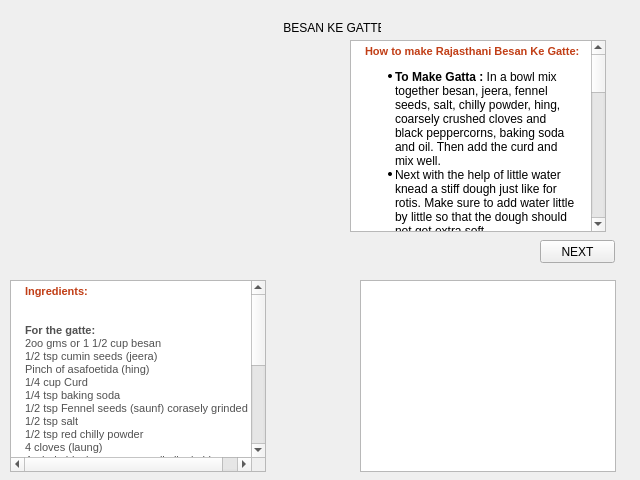
<?xml version="1.0" encoding="UTF-8"?>
<ui version="4.0">
 <class>Sabgis</class>
 <widget class="QWidget" name="Sabgis">
  <property name="geometry">
   <rect>
    <x>0</x>
    <y>0</y>
    <width>640</width>
    <height>480</height>
   </rect>
  </property>
  <property name="windowTitle">
   <string>Form</string>
  </property>
  <widget class="QLabel" name="label">
   <property name="geometry">
    <rect>
     <x>280</x>
     <y>20</y>
     <width>101</width>
     <height>16</height>
    </rect>
   </property>
   <property name="text">
    <string> BESAN KE GATTE</string>
   </property>
  </widget>
  <widget class="QLabel" name="label_2">
   <property name="geometry">
    <rect>
     <x>20</x>
     <y>50</y>
     <width>241</width>
     <height>231</height>
    </rect>
   </property>
   <property name="text">
    <string/>
   </property>
   <property name="pixmap">
    <pixmap>../../Required Images/besan.jpg</pixmap>
   </property>
  </widget>
  <widget class="QTextBrowser" name="textBrowser">
   <property name="geometry">
    <rect>
     <x>10</x>
     <y>280</y>
     <width>256</width>
     <height>192</height>
    </rect>
   </property>
   <property name="html">
    <string>&lt;!DOCTYPE HTML PUBLIC &quot;-//W3C//DTD HTML 4.0//EN&quot; &quot;http://www.w3.org/TR/REC-html40/strict.dtd&quot;&gt;
&lt;html&gt;&lt;head&gt;&lt;meta name=&quot;qrichtext&quot; content=&quot;1&quot; /&gt;&lt;style type=&quot;text/css&quot;&gt;
p, li { white-space: pre-wrap; }
&lt;/style&gt;&lt;/head&gt;&lt;body style=&quot; font-family:'MS Shell Dlg 2'; font-size:8.25pt; font-weight:400; font-style:normal;&quot;&gt;
&lt;p style=&quot; margin-top:0px; margin-bottom:0px; margin-left:10px; margin-right:5px; -qt-block-indent:0; text-indent:0px;&quot;&gt;&lt;span style=&quot; font-family:'Arial'; font-size:8pt; font-weight:600; color:#c13e16;&quot;&gt;Ingredients:&lt;br /&gt;&lt;br /&gt;&lt;/span&gt;&lt;/p&gt;
&lt;p align=&quot;center&quot; style=&quot;-qt-paragraph-type:empty; margin-top:0px; margin-bottom:0px; margin-left:0px; margin-right:0px; -qt-block-indent:0; text-indent:0px; font-family:'Times New Roman'; font-size:8pt; color:#000000;&quot;&gt;&lt;/p&gt;
&lt;table border=&quot;0&quot; style=&quot; margin-top:0px; margin-bottom:0px; margin-left:0px; margin-right:0px;&quot; align=&quot;center&quot; width=&quot;98%&quot; cellspacing=&quot;0&quot; cellpadding=&quot;0&quot;&gt;
&lt;tr&gt;
&lt;td width=&quot;250&quot; style=&quot; vertical-align:top;&quot;&gt;
&lt;p style=&quot; margin-top:0px; margin-bottom:0px; margin-left:10px; margin-right:10px; -qt-block-indent:0; text-indent:0px;&quot;&gt;&lt;span style=&quot; font-family:'verdana'; font-size:8pt; font-weight:600; color:#515151;&quot;&gt;For the gatte:&lt;/span&gt;&lt;span style=&quot; font-family:'verdana'; font-size:8pt; color:#515151;&quot;&gt;&lt;br /&gt;2oo gms or 1 1/2 cup besan &lt;br /&gt;1/2 tsp cumin seeds (jeera)&lt;br /&gt;Pinch of asafoetida (hing) &lt;br /&gt;1/4 cup Curd&lt;br /&gt;1/4 tsp baking soda&lt;br /&gt;1/2 tsp Fennel seeds (saunf) corasely grinded&lt;br /&gt;1/2 tsp salt&lt;br /&gt;1/2 tsp red chilly powder&lt;br /&gt;4 cloves (laung) &lt;br /&gt;4 whole black peppercorns (kali mirch) &lt;br /&gt;3 tbsp oil&lt;br /&gt;&lt;/span&gt;&lt;span style=&quot; font-family:'verdana'; font-size:8pt; font-weight:600; color:#515151;&quot;&gt;For the gravy:&lt;/span&gt;&lt;span style=&quot; font-family:'verdana'; font-size:8pt; color:#515151;&quot;&gt;&lt;br /&gt;1 cup sour curd (khatta dahi) &lt;br /&gt;2 medium size onions &lt;br /&gt;4-5 garlic pods &lt;br /&gt;1 inch piece ginger (adrak) &lt;br /&gt;2 green chilly (hari mirch) &lt;br /&gt;1 tsp coriander powder (dhania) &lt;br /&gt;1/2 tsp cumin seeds (jeera) &lt;br /&gt;1/2 tsp red chilly powder (lal mirch) &lt;br /&gt;1 tsp salt &lt;br /&gt;1/4 tsp garam masala&lt;br /&gt;1/4 tsp crushed fenugreek leaves&lt;br /&gt;2 tbsp ghee or oi&lt;/span&gt;&lt;/p&gt;&lt;/td&gt;&lt;/tr&gt;&lt;/table&gt;&lt;/body&gt;&lt;/html&gt;</string>
   </property>
  </widget>
  <widget class="QTextBrowser" name="textBrowser_2">
   <property name="geometry">
    <rect>
     <x>350</x>
     <y>40</y>
     <width>256</width>
     <height>192</height>
    </rect>
   </property>
   <property name="html">
    <string>&lt;!DOCTYPE HTML PUBLIC &quot;-//W3C//DTD HTML 4.0//EN&quot; &quot;http://www.w3.org/TR/REC-html40/strict.dtd&quot;&gt;
&lt;html&gt;&lt;head&gt;&lt;meta name=&quot;qrichtext&quot; content=&quot;1&quot; /&gt;&lt;style type=&quot;text/css&quot;&gt;
p, li { white-space: pre-wrap; }
&lt;/style&gt;&lt;/head&gt;&lt;body style=&quot; font-family:'MS Shell Dlg 2'; font-size:8.25pt; font-weight:400; font-style:normal;&quot;&gt;
&lt;p style=&quot; margin-top:0px; margin-bottom:0px; margin-left:10px; margin-right:5px; -qt-block-indent:0; text-indent:0px;&quot;&gt;&lt;span style=&quot; font-family:'Arial'; font-size:8pt; font-weight:600; color:#c13e16;&quot;&gt;How to make Rajasthani Besan Ke Gatte:&lt;/span&gt;&lt;/p&gt;
&lt;ul style=&quot;margin-top: 0px; margin-bottom: 0px; margin-left: 0px; margin-right: 0px; -qt-list-indent: 1;&quot;&gt;&lt;li style=&quot; font-family:'Verdana'; font-size:8pt; color:#000000;&quot; style=&quot; margin-top:12px; margin-bottom:0px; margin-left:0px; margin-right:10px; -qt-block-indent:0; text-indent:0px;&quot;&gt;&lt;span style=&quot; font-size:medium; font-weight:600;&quot;&gt;To Make Gatta :&lt;/span&gt;&lt;span style=&quot; font-size:medium;&quot;&gt; In a bowl mix together besan, jeera, fennel seeds, salt, chilly powder, hing, coarsely crushed cloves and black peppercorns, baking soda and oil. Then add the curd and mix well.&lt;/span&gt;&lt;/li&gt;
&lt;li style=&quot; font-family:'Verdana'; font-size:8pt; color:#000000;&quot; style=&quot; margin-top:0px; margin-bottom:0px; margin-left:0px; margin-right:10px; -qt-block-indent:0; text-indent:0px;&quot;&gt;&lt;span style=&quot; font-size:medium;&quot;&gt;Next with the help of little water knead a stiff dough just like for rotis. Make sure to add water little by little so that the dough should not get extra soft.&lt;/span&gt;&lt;/li&gt;
&lt;li style=&quot; font-family:'Verdana'; font-size:8pt; color:#000000;&quot; style=&quot; margin-top:0px; margin-bottom:0px; margin-left:0px; margin-right:10px; -qt-block-indent:0; text-indent:0px;&quot;&gt;&lt;span style=&quot; font-size:medium;&quot;&gt;Now divide the dough into 6 – 7 parts. Roll each part into cylindrical tubes of ½ inch in diameter and 4 – 5 inches long.&lt;/span&gt;&lt;/li&gt;
&lt;li style=&quot; font-family:'Verdana'; font-size:8pt; color:#000000;&quot; style=&quot; margin-top:0px; margin-bottom:0px; margin-left:0px; margin-right:10px; -qt-block-indent:0; text-indent:0px;&quot;&gt;&lt;span style=&quot; font-size:medium;&quot;&gt;Boil 4 cups of water and place these rolls in it. Let it cook for 15 mins or till the rolls get cooked from inside.Cut a piece to check if they are cooked properly and evenly. Otherwise cook some more.&lt;/span&gt;&lt;/li&gt;
&lt;li style=&quot; font-family:'Verdana'; font-size:8pt; color:#000000;&quot; style=&quot; margin-top:0px; margin-bottom:0px; margin-left:0px; margin-right:10px; -qt-block-indent:0; text-indent:0px;&quot;&gt;&lt;span style=&quot; font-size:medium;&quot;&gt;Then turn off the flame and take out the rolls from the water and keep the water aside for the curry.&lt;/span&gt;&lt;/li&gt;
&lt;li style=&quot; font-family:'Verdana'; font-size:8pt; color:#000000;&quot; style=&quot; margin-top:0px; margin-bottom:0px; margin-left:0px; margin-right:10px; -qt-block-indent:0; text-indent:0px;&quot;&gt;&lt;span style=&quot; font-size:medium;&quot;&gt;Cut the rolls into 1 inch pieces.&lt;/span&gt;&lt;/li&gt;
&lt;li style=&quot; font-family:'Verdana'; font-size:8pt; color:#000000;&quot; style=&quot; margin-top:0px; margin-bottom:0px; margin-left:0px; margin-right:10px; -qt-block-indent:0; text-indent:0px;&quot;&gt;&lt;span style=&quot; font-size:medium; font-weight:600;&quot;&gt;For the gravy :&lt;/span&gt;&lt;span style=&quot; font-size:medium;&quot;&gt; Make a fine paste of ginger, green chillies, onion and garlic. Whisk the curd smooth with a beater.&lt;/span&gt;&lt;/li&gt;
&lt;li style=&quot; font-family:'Verdana'; font-size:8pt; color:#000000;&quot; style=&quot; margin-top:0px; margin-bottom:0px; margin-left:0px; margin-right:10px; -qt-block-indent:0; text-indent:0px;&quot;&gt;&lt;span style=&quot; font-size:medium;&quot;&gt;In a kadai heat the pan and put jeera. When it begins to crackle add the onion paste prepared before.&lt;/span&gt;&lt;/li&gt;
&lt;li style=&quot; font-family:'Verdana'; font-size:8pt; color:#000000;&quot; style=&quot; margin-top:0px; margin-bottom:0px; margin-left:0px; margin-right:10px; -qt-block-indent:0; text-indent:0px;&quot;&gt;&lt;span style=&quot; font-size:medium;&quot;&gt;Fry the onion paste till light brown in color. Then add the chilli powder, turmeric powder, coriander powder and garam masala. Fry for another 2 mins.&lt;/span&gt;&lt;/li&gt;
&lt;li style=&quot; font-family:'Verdana'; font-size:8pt; color:#000000;&quot; style=&quot; margin-top:0px; margin-bottom:0px; margin-left:0px; margin-right:10px; -qt-block-indent:0; text-indent:0px;&quot;&gt;&lt;span style=&quot; font-size:medium;&quot;&gt;Now lower the flame and slowly add the whisked curd. Stir well and continue cooking till oil separates. Stir once in a while so that the mixture does not get burnt.&lt;/span&gt;&lt;/li&gt;
&lt;li style=&quot; font-family:'Verdana'; font-size:8pt; color:#000000;&quot; style=&quot; margin-top:0px; margin-bottom:0px; margin-left:0px; margin-right:10px; -qt-block-indent:0; text-indent:0px;&quot;&gt;&lt;span style=&quot; font-size:medium;&quot;&gt;Now add the gatta water separated earlier. Bring it to a boil and then add the cut gatte pieces. Let the curry simmer for 5 – 10 more minutes on low flame. Then add the fenugreek leaves.&lt;/span&gt;&lt;/li&gt;
&lt;li style=&quot; font-family:'Verdana'; font-size:8pt; color:#000000;&quot; style=&quot; margin-top:0px; margin-bottom:0px; margin-left:0px; margin-right:10px; -qt-block-indent:0; text-indent:0px;&quot;&gt;&lt;span style=&quot; font-size:medium;&quot;&gt;Transfer the curry to a serving dish and garnish with chopped coriander.&lt;/span&gt;&lt;/li&gt;
&lt;li style=&quot; font-family:'Verdana'; font-size:8pt; color:#000000;&quot; style=&quot; margin-top:0px; margin-bottom:12px; margin-left:0px; margin-right:10px; -qt-block-indent:0; text-indent:0px;&quot;&gt;&lt;span style=&quot; font-size:medium;&quot;&gt;Serve hot with batti or roti as you prefer.&lt;/span&gt;&lt;/li&gt;&lt;/ul&gt;&lt;/body&gt;&lt;/html&gt;</string>
   </property>
  </widget>
  <widget class="QTextBrowser" name="textBrowser_3">
   <property name="geometry">
    <rect>
     <x>360</x>
     <y>280</y>
     <width>256</width>
     <height>192</height>
    </rect>
   </property>
  </widget>
  <widget class="QPushButton" name="pushButton">
   <property name="geometry">
    <rect>
     <x>540</x>
     <y>240</y>
     <width>75</width>
     <height>23</height>
    </rect>
   </property>
   <property name="text">
    <string>NEXT</string>
   </property>
  </widget>
 </widget>
 <resources/>
 <connections/>
</ui>
